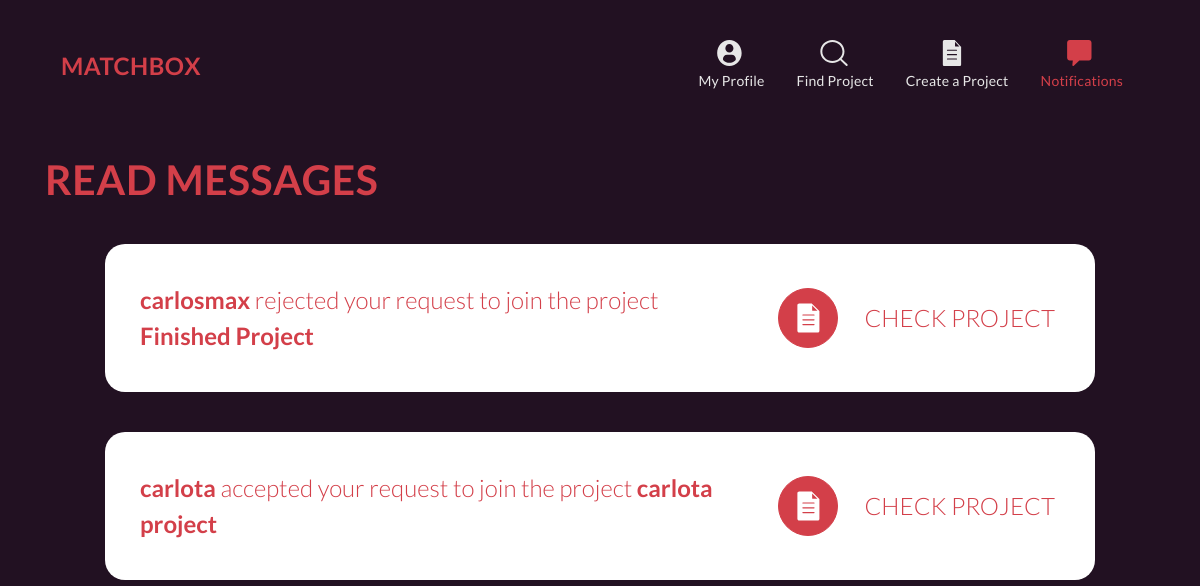
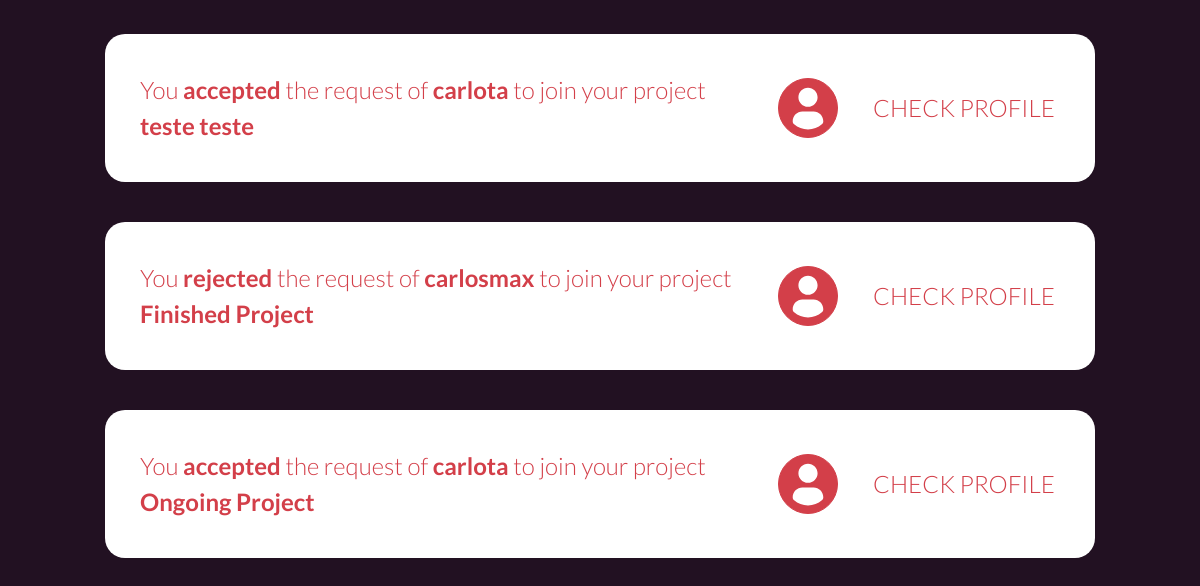
/notifications/ (signed in), run on an earlier commit of the app's database (2 pictures, top to bottom).
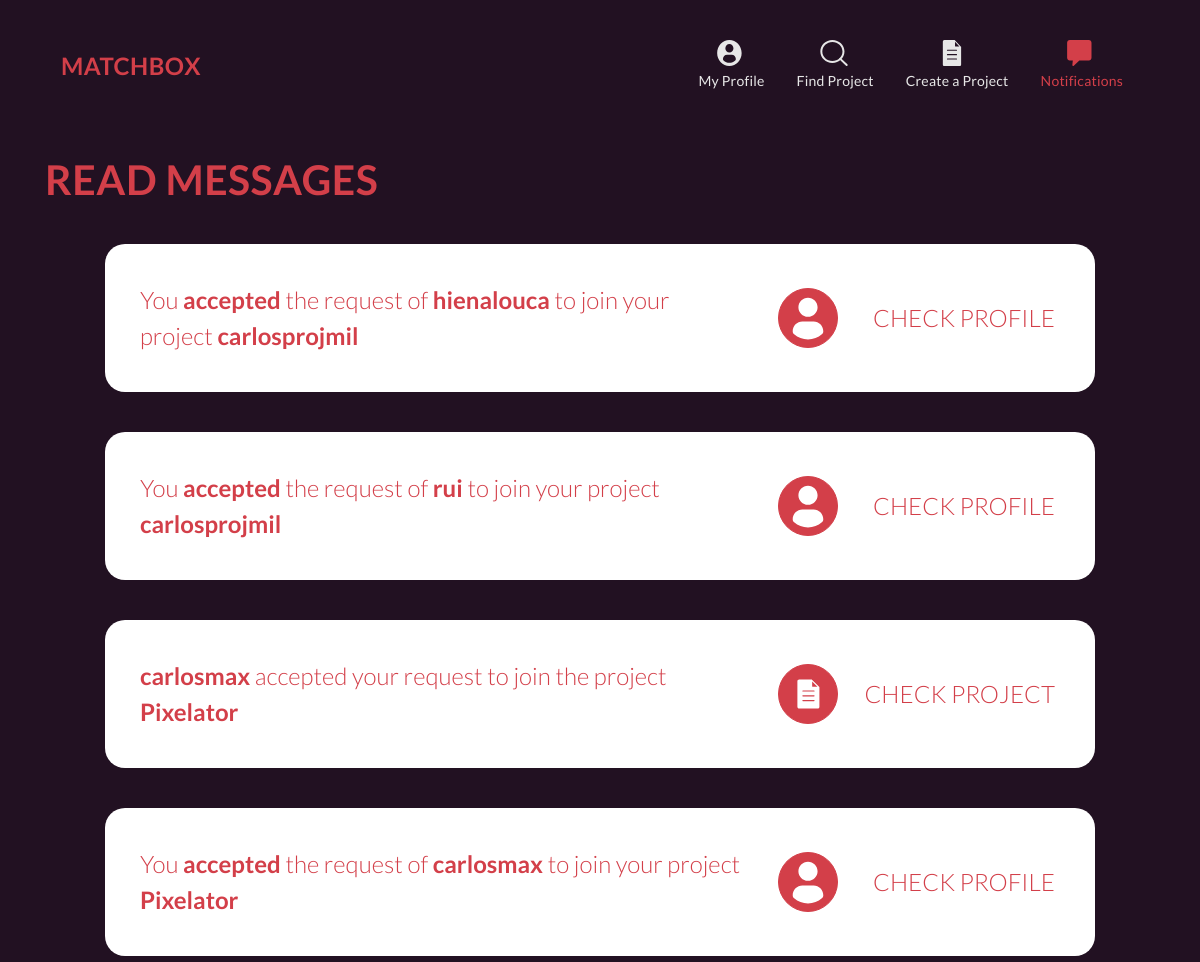
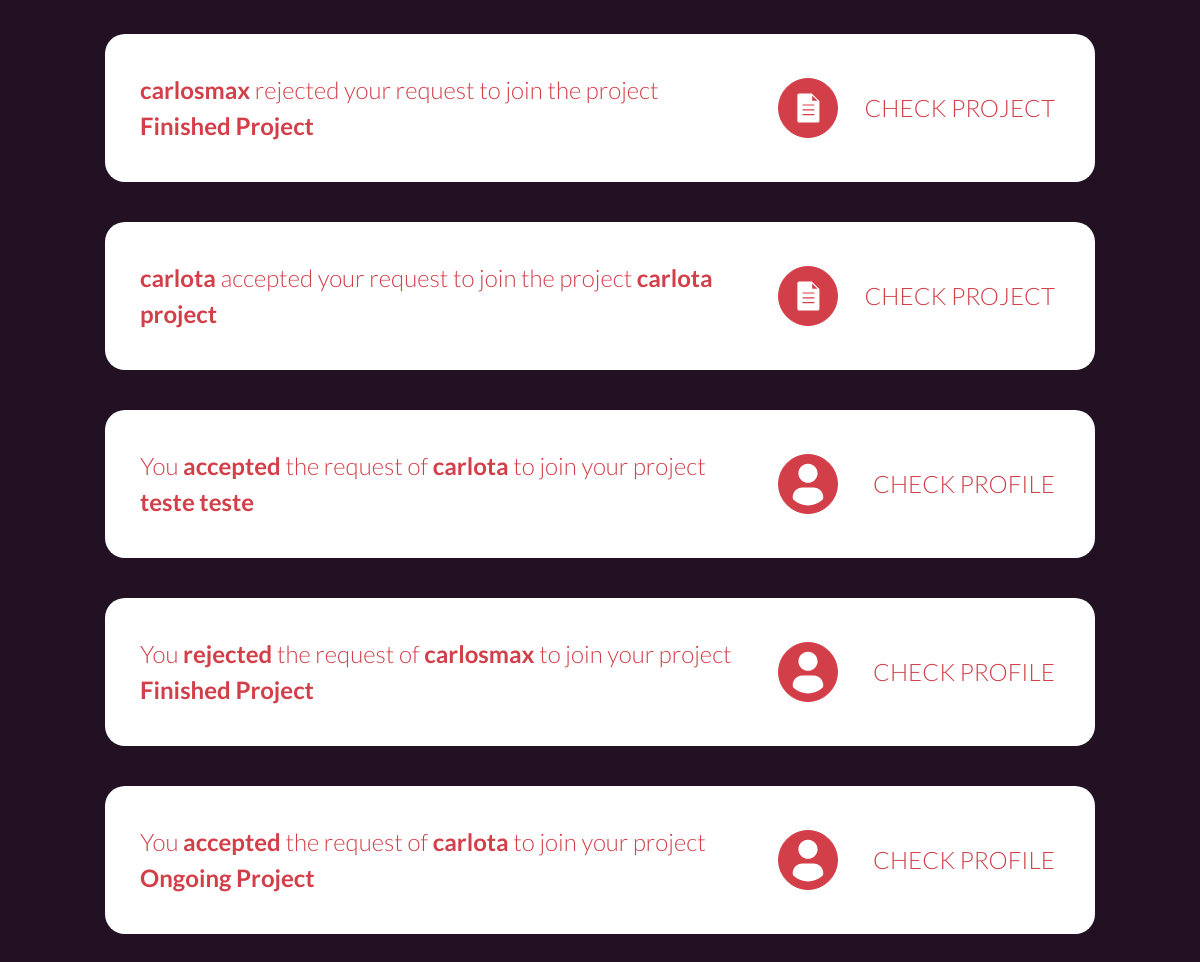
And on a later commit of the database (2 pictures, top to bottom).
### matchcore/models.py (models this page shows, shortened)
class Notification(models.Model):
    TYPE = [
        ('JR', 'Join Request'),
        ('RS', 'Request State'),
    ]
    sender = models.ForeignKey(Person, related_name='sent_notifications', on_delete=models.CASCADE)
    receiver = models.ForeignKey(Person, related_name='received_notifications', on_delete=models.CASCADE)
    project = models.ForeignKey(Project, on_delete=models.CASCADE)
    type = models.CharField(max_length=2, choices=TYPE)
    read = models.BooleanField(default=False)
    accepted = models.BooleanField(default=False)
    interacted = models.BooleanField(default=False)

class Person(models.Model):
    user = models.OneToOneField(User, on_delete=models.CASCADE)
    img = models.ImageField(upload_to='images/users', default='')
    nationality = models.CharField(max_length=20, default='Unknown')
    phone = models.CharField(max_length=10, default='None')
    discord = models.CharField(max_length=30, default='None')
    tags = models.ManyToManyField(UserTag)

class Project(models.Model):
    STATE = [
        ('O', 'Ongoing'),
        ('A', 'Archived'),
    ]
    title = models.CharField(max_length=50)
    small_description = models.CharField(max_length=100)
    big_description = models.CharField(max_length=1000)
    img = models.ImageField(upload_to='images/projects', default='')
    state = models.CharField(max_length=1, choices=STATE)
    tags = models.ManyToManyField(ProjectTag)
    participants = models.ManyToManyField(Person, through='ProjectParticipation')

### matchcore/views.py (the view)
# urls.py: path('notifications/', views.notifications_page, name="notifications"),
def notifications_page(request):
    if request.user.is_authenticated:
        user = request.user
        notifications_received = user.person.received_notifications.all()
        read_notifications = notifications_received.filter(read=True)
        unread_notifications = notifications_received.filter(read=False)
        read_notifications = list(read_notifications)
        unread_notifications = list(unread_notifications)
        read_notifications.reverse()
        unread_notifications.reverse()
        notifications_received.update(read=True)
        context = {
            'read_notifications': read_notifications,
            'unread_notifications': unread_notifications,
        }
        return render(request, 'matchcore/notifications_page.html', context)
    else:
        return redirect(login_page)

### matchcore/templatetags/matchcore_tags.py (called while the page is built)
@register.simple_tag
def is_active_un(request, url, un):
    if request.path in reverse(url, args=[un]): #fixme
        return "active"
    return ""

@register.simple_tag
def is_active(request, url):
    if request.path in reverse(url): #fixme
        return "active"
    return ""

### matchcore/templates/matchcore/notifications_page.html (shortened to what this page needs)
{% extends "matchcore/layout_nav.html" %}
{% load static %}
{% block main %}
<div class="container">
	{% if read_notifications|length != 0 %}
		<h1 class="mt-5">Read messages</h1>
		<div class="message-list">
			{% for n in read_notifications %}
			<div class="row read-message">
				{% if n.type == 'RS' %}
					<div class="col-8">
						<strong>{{n.sender.user.username}}</strong> {%if n.accepted%}accepted {%else%}rejected {%endif%} your request to join the project <strong>{{n.project.title}}</strong>
					</div>
					<div class="col message-buttons">
						<a href="{% url 'project_page' n.project.id %}" class="message-button btn btn-primary"><img class="prj" src="{% static 'matchcore/images/project_white.svg' %}"></a>
						<div class="message-button-desc"><a href="{% url 'project_page' n.project.id %}">Check project</a></div>
					</div>
				{% else %}
					{% if n.interacted %}
						<div class="col-8">
							You <strong>{%if n.accepted%}accepted {%else%}rejected {%endif%}</strong> the request of <strong>{{n.sender.user.username}}</strong> to join your project <strong>{{n.project.title}}</strong>
						</div>
						<div class="col message-buttons">
							<a href="{% url 'user_page' n.sender.user.username %}" class="message-button btn btn-primary"><img class="prf" src="{% static 'matchcore/images/profile_white.svg' %}"></a>
							<div class="message-button-desc"><a href="{% url 'user_page' n.sender.user.username %}">Check profile</a></div>
						</div>
					{% endif %}
				{% endif %}
			</div>
			{% endfor %}
		</div>
	{% endif %}
</div>
{% endblock %}

### matchcore/templates/matchcore/layout_nav.html (shortened to what this page needs)
{% load static %}
{% load matchcore_tags %}
<!DOCTYPE html>
<html lang="en">
  	<head>
	    <link rel="stylesheet" href="{% static 'matchcore/css/style.css' %}">
	</head>
	<body>
		<div class="container pt-4">
			<nav class="navbar navbar-expand navbar-mbox">
				<a class="navbar-brand" href="{% url 'user_page' request.user.username %}">Matchbox</a>
				<ul class="navbar-nav ml-auto">
			    	<li class="nav-item px-2 {% is_active_un request 'user_page' request.user.username %}">
			    		<a href="{% url 'user_page' request.user.username %}" class="nav-link d-flex flex-column align-items-center">
			    			<span class="d-none d-sm-inline">My Profile</span>
			    		</a>
			    	</li>
			    	<li class="nav-item px-2 {% is_active request 'find_page' %}">
			    		<a href="{% url 'find_page' %}" class="nav-link d-flex flex-column align-items-center">
			    			<span class="d-none d-sm-inline">Find Project</span>
			    		</a>
			    	</li>
			    	<li class="nav-item px-2 {% is_active request 'create_project' %}">
			    		<a href="{% url 'create_project' %}" class="nav-link d-flex flex-column align-items-center">
			    			<span class="d-none d-sm-inline">Create a Project</span>
			    		</a>
			    	</li>
			    	<li class="nav-item px-2 {% is_active request 'notifications' %}">
			        	<a href="{% url 'notifications' %}" class="nav-link d-flex flex-column align-items-center">
			    			<span class="d-none d-sm-inline">Notifications</span>
			    		</a>
			      	</li>
			    </ul>
			</nav>
		</div>
		{% block main %}
		{% endblock %}
	</body>
</html>

What changed in the data, as far as the page shows it:
added Notification: accepted "accepted", sender.user.username "hienalouca", project "carlosprojmil"
added Notification: accepted "accepted", sender.user.username "rui", project "carlosprojmil"
added Notification: sender.user.username "carlosmax", accepted "accepted", project "Pixelator"
added Notification: accepted "accepted", sender.user.username "carlosmax", project "Pixelator"
